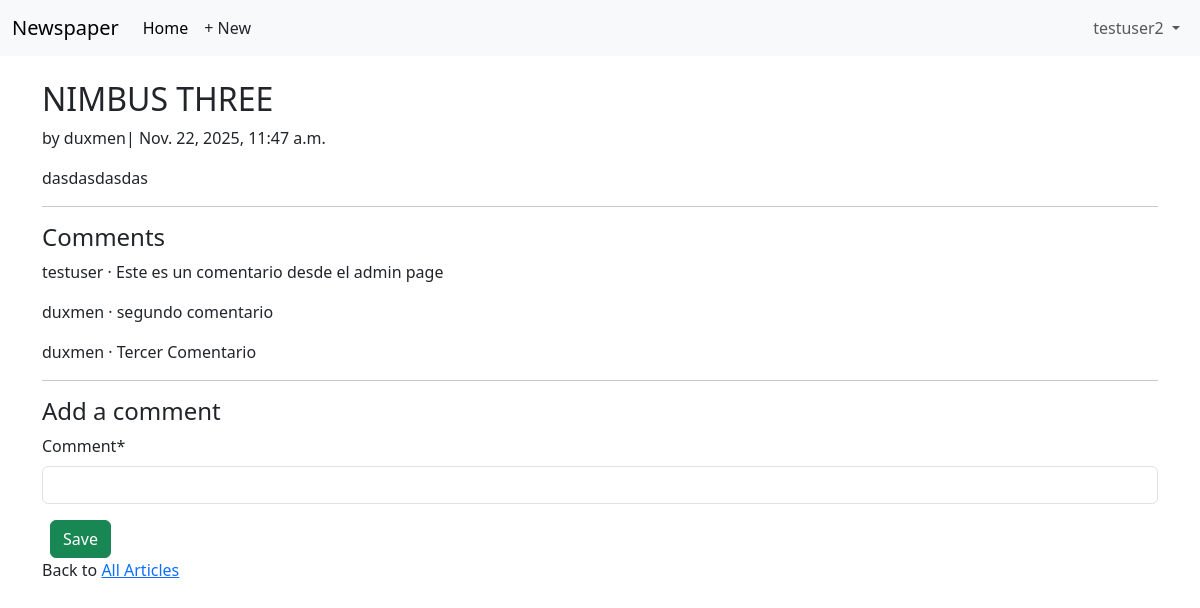
The app's page /articles/3/ (signed in) with its own data.
### accounts/models.py (models this page shows)
class CustomUser(AbstractUser):  # added
    age = models.PositiveIntegerField(null=True, blank=True)

### articles/models.py (models this page shows, shortened)
class Article(models.Model):
    title = models.CharField(max_length=255)
    body = models.TextField()
    date = models.DateTimeField(auto_now_add=True)
    author = models.ForeignKey(
        settings.AUTH_USER_MODEL,
        on_delete=models.CASCADE,
    )

class Comment(models.Model):
    article = models.ForeignKey(Article, on_delete=models.CASCADE)
    comment = models.CharField(max_length=140)
    author = models.ForeignKey(
        settings.AUTH_USER_MODEL,
        on_delete=models.CASCADE,
    )
    def __str__(self):
        return self.comment

### articles/views.py (the view, shortened to what this page needs)
# urls.py: path("<int:pk>/", ArticleDetailView.as_view(), name="article_detail"),
class ArticleDetailView(LoginRequiredMixin, View):
    def get(self, request, *args, **kwargs):
        view = CommentGet.as_view()
        return view(request, *args, **kwargs)

### articles/forms.py
class CommentForm(forms.ModelForm):
    class Meta:
        model = Comment
        fields = ("comment",)

### articles/views.py (called while the page is built)
    def get_context_data(self, **kwargs):
        context = super().get_context_data(**kwargs)
        context["form"] = CommentForm()
        return context

### templates/article_detail.html (shortened to what this page needs)
{% extends "base.html" %}
{% load crispy_forms_tags %}
{% block content %}
<div class="article-entry">
    <h2>{{ object.title }}</h2>
    <p>by {{ object.author }}| {{ object.date }} </p>
    <p> {{ object.body }} </p>
</div>
<hr>
<h4>Comments</h4>
{% for comment in article.comment_set.all %}
<p>{{ comment.author }} &middot; {{ comment }}</p>
{% endfor %}
<hr>
<h4>Add a comment</h4>
<form action="" method="post">
    {{ form|crispy }}
    <button class="btn btn-success ms-2" type='submit'>Save</button>
</form>
<div>
    <p>Back to <a href="{% url "article_list" %}">All Articles</a></p>
</div>
{% endblock content %}

### templates/base.html (shortened to what this page needs)
<!DOCTYPE html>
<html>
<head>
  <link href="https://cdn.jsdelivr.net/npm/bootstrap@5.3.3/dist/css/bootstrap.min.css" rel="stylesheet">
</head>
<body>
  <nav class="navbar navbar-expand-lg bg-body-tertiary">
    <div class="container-fluid">
      <a class="navbar-brand" href="{% url 'home' %}">Newspaper</a>
      <div class="collapse navbar-collapse" id="navbarSupportedContent">
        <ul class="navbar-nav me-auto mb-2 mb-lg-0">
          <li class="nav-item">
            <a class="nav-link active" aria-current="page" href="#">Home</a>
          </li>
          {% if user.is_authenticated %}
          <li><a href="{% url "article_new" %}" class="nav-link px-2 link-dark">+ New</a></li>
        </ul>
        <div class="mr-auto">
          <ul class="navbar-nav">
            <li class="nav-item dropdown">
              <a class="nav-link dropdown-toggle" href="#" role="button" data-bs-toggle="dropdown"
                aria-expanded="false">
                {{ user.username }}
              </a>
            </li>
        {% endif %}
      </div>
    </div>
  </nav>
  <main>
    <div class="container">
      <br/>
      {% block content %}
      {% endblock content %}
    </div>
  </main>
</body>
</html>

### records on screen
CustomUser: username "testuser2"
Article: title "NIMBUS THREE", author "duxmen", date "Nov. 22, 2025, 11:47 a.m.", body "dasdasdasdas"
Comment: author "testuser", comment "Este es un comentario desde el admin page"
Comment: author "duxmen", comment "segundo comentario"
Comment: author "duxmen", comment "Tercer Comentario"
